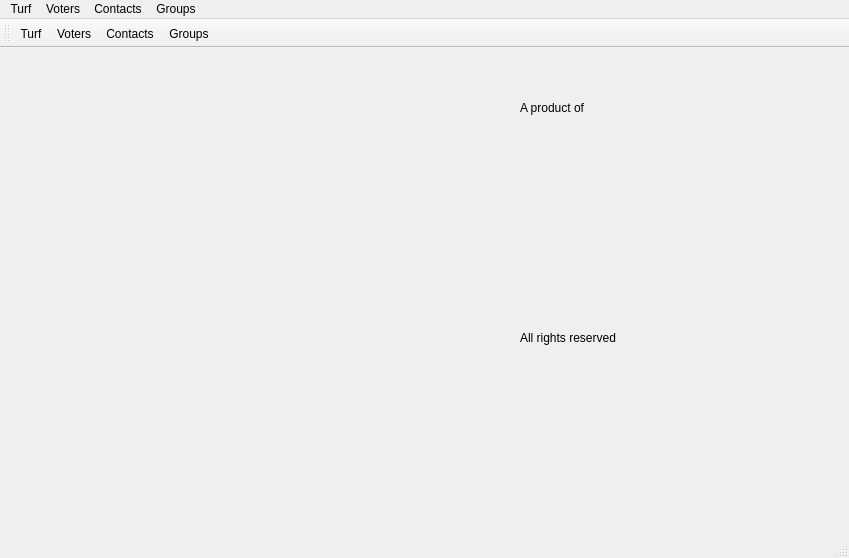
<?xml version="1.0" encoding="UTF-8"?>
<ui version="4.0">
 <class>MainWindow</class>
 <widget class="QMainWindow" name="MainWindow">
  <property name="geometry">
   <rect>
    <x>0</x>
    <y>0</y>
    <width>849</width>
    <height>558</height>
   </rect>
  </property>
  <property name="windowTitle">
   <string>Bluestreets</string>
  </property>
  <property name="windowIcon">
   <iconset resource="../../bst.qrc">
    <normaloff>:/small_donkey.png</normaloff>:/small_donkey.png</iconset>
  </property>
  <widget class="QWidget" name="centralwidget">
   <widget class="QLabel" name="label">
    <property name="geometry">
     <rect>
      <x>20</x>
      <y>30</y>
      <width>191</width>
      <height>291</height>
     </rect>
    </property>
    <property name="text">
     <string/>
    </property>
    <property name="pixmap">
     <pixmap resource="../../bst.qrc">:/blue_streets.png</pixmap>
    </property>
   </widget>
   <widget class="QLabel" name="label_2">
    <property name="geometry">
     <rect>
      <x>220</x>
      <y>20</y>
      <width>271</width>
      <height>311</height>
     </rect>
    </property>
    <property name="text">
     <string/>
    </property>
    <property name="pixmap">
     <pixmap resource="../../bst.qrc">:/adlai_button.jpg</pixmap>
    </property>
   </widget>
   <widget class="QLabel" name="label_3">
    <property name="geometry">
     <rect>
      <x>520</x>
      <y>50</y>
      <width>111</width>
      <height>19</height>
     </rect>
    </property>
    <property name="text">
     <string>A product of</string>
    </property>
   </widget>
   <widget class="QLabel" name="label_4">
    <property name="geometry">
     <rect>
      <x>520</x>
      <y>80</y>
      <width>181</width>
      <height>51</height>
     </rect>
    </property>
    <property name="text">
     <string/>
    </property>
    <property name="pixmap">
     <pixmap resource="../../bst.qrc">:/ragtime_cowboy.png</pixmap>
    </property>
   </widget>
   <widget class="QLabel" name="label_5">
    <property name="geometry">
     <rect>
      <x>520</x>
      <y>140</y>
      <width>81</width>
      <height>121</height>
     </rect>
    </property>
    <property name="text">
     <string/>
    </property>
    <property name="pixmap">
     <pixmap resource="../../bst.qrc">:/cowboy_large.jpg</pixmap>
    </property>
   </widget>
   <widget class="QLabel" name="label_6">
    <property name="geometry">
     <rect>
      <x>520</x>
      <y>280</y>
      <width>141</width>
      <height>19</height>
     </rect>
    </property>
    <property name="text">
     <string>All rights reserved</string>
    </property>
   </widget>
  </widget>
  <widget class="QMenuBar" name="menubar">
   <property name="geometry">
    <rect>
     <x>0</x>
     <y>0</y>
     <width>849</width>
     <height>31</height>
    </rect>
   </property>
   <widget class="QMenu" name="menuTurf">
    <property name="title">
     <string>Turf</string>
    </property>
   </widget>
   <widget class="QMenu" name="menuVoters">
    <property name="title">
     <string>Voters</string>
    </property>
    <addaction name="actionImport"/>
    <addaction name="actionWorksheet"/>
    <addaction name="actionExport"/>
   </widget>
   <widget class="QMenu" name="menuContacts">
    <property name="title">
     <string>Contacts</string>
    </property>
    <widget class="QMenu" name="menuImport">
     <property name="title">
      <string>Import</string>
     </property>
     <addaction name="actionCounty"/>
     <addaction name="actionSpreadsheet"/>
     <addaction name="actionEntry_Form"/>
    </widget>
    <widget class="QMenu" name="menuClean_Up">
     <property name="title">
      <string>Clean Up</string>
     </property>
     <addaction name="actionEmail_Dups"/>
     <addaction name="actionPhone_Dups"/>
     <addaction name="actionName_Address_Dups"/>
     <addaction name="actionName_Only_Dups"/>
     <addaction name="actionSync_with_Voters"/>
    </widget>
    <addaction name="menuImport"/>
    <addaction name="actionBattle_Stations_2"/>
    <addaction name="menuClean_Up"/>
   </widget>
   <widget class="QMenu" name="menuGroups">
    <property name="title">
     <string>Groups</string>
    </property>
   </widget>
   <addaction name="menuTurf"/>
   <addaction name="menuVoters"/>
   <addaction name="menuContacts"/>
   <addaction name="menuGroups"/>
  </widget>
  <widget class="QStatusBar" name="statusbar"/>
  <widget class="QToolBar" name="toolBar">
   <property name="windowTitle">
    <string>toolBar</string>
   </property>
   <property name="iconSize">
    <size>
     <width>48</width>
     <height>48</height>
    </size>
   </property>
   <property name="toolButtonStyle">
    <enum>Qt::ToolButtonTextBesideIcon</enum>
   </property>
   <attribute name="toolBarArea">
    <enum>TopToolBarArea</enum>
   </attribute>
   <attribute name="toolBarBreak">
    <bool>false</bool>
   </attribute>
   <addaction name="actionTurf"/>
   <addaction name="actionVoters"/>
   <addaction name="actionContacts"/>
   <addaction name="actionGroups"/>
  </widget>
  <action name="actionImport">
   <property name="text">
    <string>Import</string>
   </property>
  </action>
  <action name="actionWorksheet">
   <property name="text">
    <string>Worksheet</string>
   </property>
  </action>
  <action name="actionExport">
   <property name="text">
    <string>Export</string>
   </property>
  </action>
  <action name="actionImport_2">
   <property name="text">
    <string>Import</string>
   </property>
  </action>
  <action name="actionBattle_Stations">
   <property name="text">
    <string>Battle Stations</string>
   </property>
  </action>
  <action name="actionExport_2">
   <property name="text">
    <string>Export</string>
   </property>
  </action>
  <action name="actionCounty">
   <property name="text">
    <string>County</string>
   </property>
  </action>
  <action name="actionSpreadsheet">
   <property name="text">
    <string>Spreadsheet</string>
   </property>
  </action>
  <action name="actionEntry_Form">
   <property name="text">
    <string>Entry Form</string>
   </property>
  </action>
  <action name="actionBattle_Stations_2">
   <property name="text">
    <string>Battle Stations</string>
   </property>
  </action>
  <action name="actionEmail_Dups">
   <property name="text">
    <string>Email Dups</string>
   </property>
  </action>
  <action name="actionPhone_Dups">
   <property name="text">
    <string>Phone Dups</string>
   </property>
  </action>
  <action name="actionName_Address_Dups">
   <property name="text">
    <string>Name + Address Dups</string>
   </property>
  </action>
  <action name="actionName_Only_Dups">
   <property name="text">
    <string>Name Only Dups</string>
   </property>
  </action>
  <action name="actionSync_with_Voters">
   <property name="text">
    <string>Sync with Voters</string>
   </property>
  </action>
  <action name="actionTurf">
   <property name="icon">
    <iconset resource="../../bst.qrc">
     <normaloff>:/map.png</normaloff>:/map.png</iconset>
   </property>
   <property name="text">
    <string>Turf</string>
   </property>
  </action>
  <action name="actionVoters">
   <property name="icon">
    <iconset resource="../../bst.qrc">
     <normaloff>:/voters.png</normaloff>:/voters.png</iconset>
   </property>
   <property name="text">
    <string>Voters</string>
   </property>
  </action>
  <action name="actionContacts">
   <property name="icon">
    <iconset resource="../../bst.qrc">
     <normaloff>:/contacts.png</normaloff>:/contacts.png</iconset>
   </property>
   <property name="text">
    <string>Contacts</string>
   </property>
  </action>
  <action name="actionGroups">
   <property name="icon">
    <iconset resource="../../bst.qrc">
     <normaloff>:/groups.png</normaloff>:/groups.png</iconset>
   </property>
   <property name="text">
    <string>Groups</string>
   </property>
  </action>
 </widget>
 <resources>
  <include location="../../bst.qrc"/>
 </resources>
 <connections/>
</ui>
